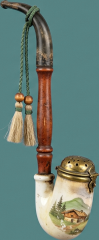
#> input picture assets/predmety/fajfka.png, 99 x 240 px
$ python -i postavy.py   (imports and definitions only)
#> lines starting #> are read from the running program, lines starting #| are printed output that depends on the picture; after the words box and inside, x2 and y2 are one past the last pixel; in counts of white or black regions, pixels touching at a corner belong together
#> further down, picture is the input picture: shape (240, 99, 3); mean B, G, R 119.5, 128.8, 107
# Babka a děda do kuchyně (Daniel 2026-11-12): kresba + lišejník, prompty v
# pics/podklady-kuchyne/PROMPT-postavy-lisejnik.md (B2, C2).
#   pics/podklady-kuchyne/babka-B2.png  5 póz babky na modrém pozadí (všechny hledí doprava)
#   pics/podklady-kuchyne/fajfka-F2.jpg dědova fajfka (prompt F2) → assets/predmety/fajfka.png
#   (děda z C2 nahrazen 2026-11-22 papírovou loutkou z D2/D3: tools/sprity.py a js/deda.js)
# Pózy vyřízne podle modré barvy, zmenší na velikost do hry a uloží jako assets/sceny/kuchyne-babka-1..5.png.
# Na konci vypíše pro každou pózu „kotvu“ (bod ve výřezu, který leží na podlaze), stejná čísla
# jsou v js/kuchyne.js (POSE_ANCHOR). Babka: paty (dole vlevo).
# Spustit: python tools/postavy.py [--nahled cesta.png]
import json
import sys
from pathlib import Path

import cv2
import numpy as np

ROOT = Path(__file__).resolve().parent.parent
PICS = ROOT / 'pics/podklady-kuchyne'
OUT = ROOT / 'assets/sceny'

SHEETS = {
    # jméno: (soubor, výška 1. pózy ve hře v px, které pózy zrcadlit)
    # (babka z B2 nahrazena 2026-11-23 papírovou loutkou z E2/E3: tools/sprity.py a js/babka.js;
    #  skript teď řeže jen fajfku)
}


PIPE_H = 240  # výška fajfky ve hře (stojí svisle, náustek nahoře) → assets/predmety/fajfka.png


def load(path):
    return cv2.imdecode(np.fromfile(path, np.uint8), cv2.IMREAD_COLOR)


def save(path, img):
    cv2.imencode('.png', img)[1].tofile(path)


def cut_sheet(img):
    """Modré pozadí pryč; vrátí seznam (rgba, x0) póz zleva doprava."""
    corners = np.concatenate([img[:20, :20], img[:20, -20:], img[-20:, :20], img[-20:, -20:]]).reshape(-1, 3)
#> corners = 1600 rows, first 8: [132, 132, 86], [131, 131, 89], [128, 128, 99], [119, 121, 108], [90, 95, 91], [79, 86, 87], [97, 101, 96], [122, 122, 95]
    bgc = np.median(corners, axis=0)
#> bgc = [130, 131, 86]
    dist = np.linalg.norm(img.astype(np.float32) - bgc, axis=2)
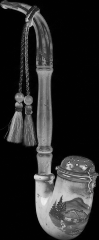
#> dist: shape (240, 99) float64; min 1, max 239.1, mean 40.9
    fg = (dist > 70).astype(np.uint8) * 255
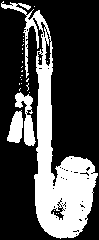
#> fg: shape (240, 99); 29.4% white; 27 white regions (24 under 20 px), largest, box (x1, y1, x2, y2) and area: (1, 1, 98, 239) 6071, (15, 92, 36, 146) 500, (7, 110, 23, 143) 358
    fg = cv2.morphologyEx(fg, cv2.MORPH_CLOSE, np.ones((5, 5), np.uint8))
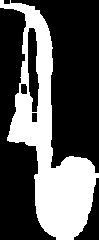
#> fg: shape (240, 99); 34.2% white; 1 white region, box (x1, y1, x2, y2) and area: (0, 0, 99, 240) 8133
    n, lab, stats, _ = cv2.connectedComponentsWithStats(fg)
#> n = 2; stats = [[0, 0, 99, 240, 15627], [0, 0, 99, 240, 8133]]
    big = [i for i in range(1, n) if stats[i, cv2.CC_STAT_AREA] > 20000]
#> big = []
    big.sort(key=lambda i: stats[i, cv2.CC_STAT_LEFT])
    # měkký okraj: alfa podle vzdálenosti od modré, o pixel dovnitř (bez modrého lemu)
    # (přísnější práh: tenká vlákna lišejníku smíchaná s modrou by jinak tvořila světlou chmýří)
    soft = np.clip((dist - 85) / 60, 0, 1)
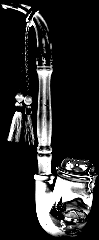
#> soft: shape (240, 99) float64; min 0, max 1, mean 0.158
    poses = []
    for i in big:
        m = (lab == i).astype(np.uint8) * 255
        m = cv2.morphologyEx(m, cv2.MORPH_CLOSE, np.ones((9, 9), np.uint8))
        # díry uvnitř obrysu (např. mezi nohou a stoličkou) nechá průhledné, malé zacelí
        inner = cv2.erode(m, np.ones((3, 3), np.uint8))
        alpha = (cv2.GaussianBlur(inner, (3, 3), 0) / 255.0) * soft
        alpha = (alpha * 255).astype(np.uint8)
        x, y, bw, bh = stats[i, :4]
        # modrý přesvit v lišejníku a na okrajích: modrá nesmí převýšit červenou ani zelenou
        rgb = img.copy()
        rgb[..., 0] = np.minimum(rgb[..., 0], np.maximum(rgb[..., 1], rgb[..., 2]))
        rgba = np.dstack([rgb, alpha])[y:y + bh, x:x + bw].copy()
        poses.append(rgba)
#> this loop made 0 passes
#> after the loop, poses = []
    return poses


# [48 lines left out: functions anchor, main, not called in this run]


# [1 line not run here, left out]

>>> import cv2
>>> picture = cv2.imread('../assets/predmety/fajfka.png')
>>> result = cut_sheet(picture)
#> result = []
